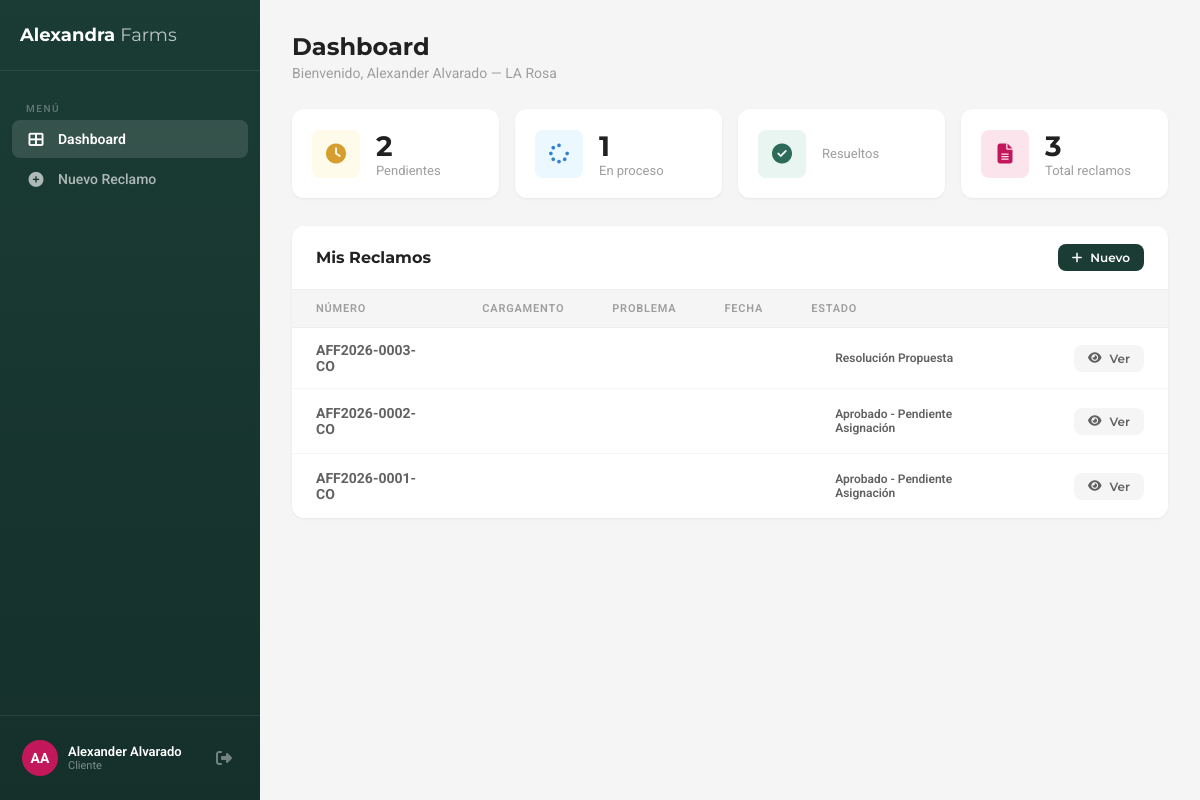
The page /reclamos/ (signed in) on the database as committed earlier.
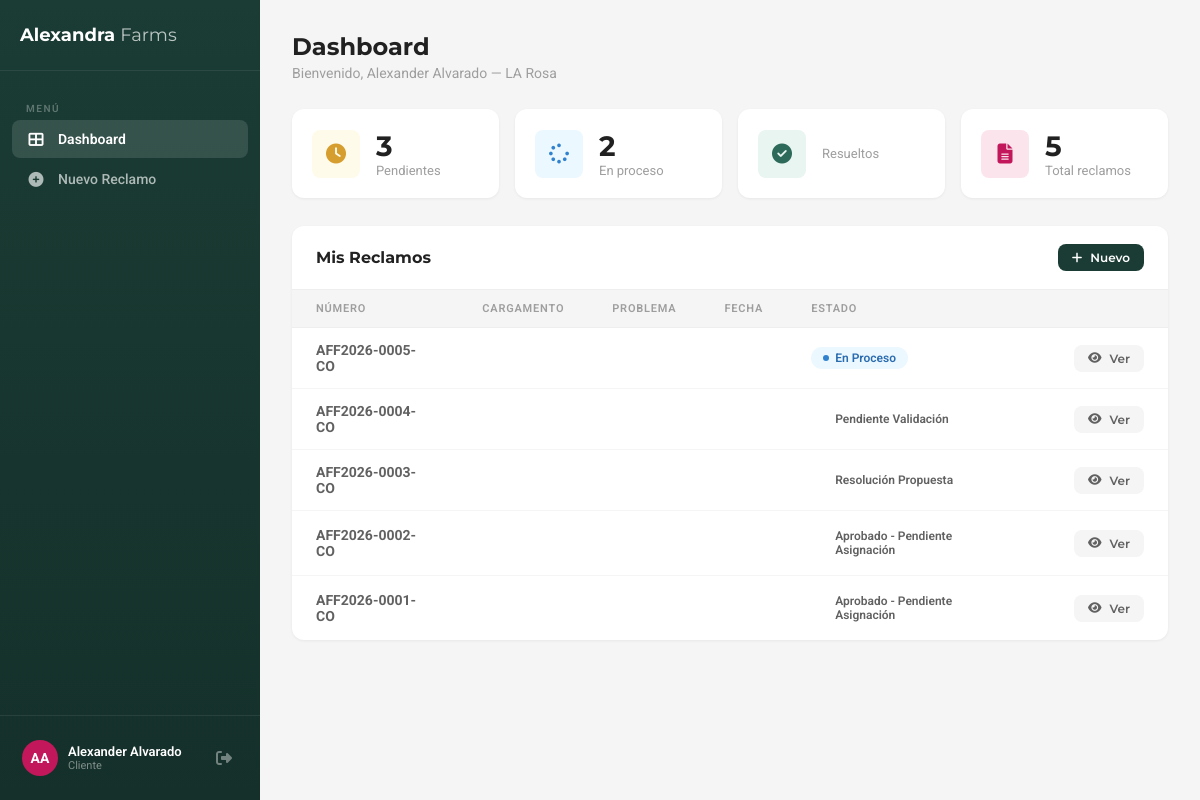
The same page on the database as committed later.
### reclamos/models.py (models this page shows, shortened)
class Reclamo(models.Model):
    ESTADOS = (
        ('pendiente_validacion', _('Pendiente Validación')),
        ('en_validacion', _('En Validación')),
        ('aprobado_pendiente', _('Aprobado - Pendiente Asignación')),
        ('rechazado', _('Rechazado')),
        ('en_proceso', _('En Proceso')),
        ('en_investigacion', _('En Investigación')),
        ('resolucion_propuesta', _('Resolución Propuesta')),
        ('resuelto', _('Resuelto')),
        ('cerrado', _('Cerrado')),
    )
    numero = models.CharField(max_length=25, unique=True, editable=False, verbose_name=_('Número'))
    cliente = models.ForeignKey(Perfil, on_delete=models.CASCADE, related_name='reclamos', verbose_name=_('Cliente'))
    tipo_problema = models.ForeignKey(TipoProblema, on_delete=models.PROTECT, verbose_name=_('Tipo de problema'))
    variedad_rosa = models.CharField(max_length=100, verbose_name=_('Variedad de rosa'))
    numero_guia_master = models.CharField(max_length=100, verbose_name=_('Número de Guía Master'))
    fecha_despacho = models.DateField(verbose_name=_('Fecha de despacho'))
    descripcion = models.TextField(verbose_name=_('Descripción detallada'))
    estado = models.CharField(max_length=25, choices=ESTADOS, default='pendiente_validacion', verbose_name=_('Estado'))
    inspector_calidad = models.ForeignKey(
        Perfil, on_delete=models.SET_NULL, null=True, blank=True,
        related_name='reclamos_inspeccionados', verbose_name=_('Inspector de Calidad')
    )
    motivo_rechazo = models.ForeignKey(
        MotivoRechazo, on_delete=models.SET_NULL, null=True, blank=True,
        verbose_name=_('Motivo de Rechazo')
    )
    observaciones_internas_calidad = models.TextField(blank=True, verbose_name=_('Observaciones Internas (Calidad)'))
    zona_horaria_cliente = models.CharField(max_length=50, default='America/New_York', verbose_name=_('Zona horaria cliente'))
    created_at = models.DateTimeField(auto_now_add=True)
    updated_at = models.DateTimeField(auto_now=True)
    class Meta:
        verbose_name = _('Reclamo')
        verbose_name_plural = _('Reclamos')
        ordering = ['-created_at']
        permissions = [
            ("puede_validar_calidad", "Puede validar reclamos como Control de Calidad"),
            ("puede_ver_gerencia", "Puede ver dashboard gerencial"),
        ]

### cuentas/views.py (the view)
        @login_required
        def wrapper(request, *args, **kwargs):
            try:
                perfil = request.user.perfil
            except Perfil.DoesNotExist:
                logout(request)
                return redirect('login')
            if perfil.must_change_password:
                return redirect('cambiar_password')
            if perfil.role in roles:
                return view_func(request, *args, **kwargs)
            else:
                logout(request)
                messages.error(request, 'sin_permiso')
                return redirect('login')

### cuentas/views.py (called while the page is built)
def role_required(*roles):
    def decorator(view_func):
        @login_required
        def wrapper(request, *args, **kwargs):
            try:
                perfil = request.user.perfil
            except Perfil.DoesNotExist:
                logout(request)
                return redirect('login')
            if perfil.must_change_password:
                return redirect('cambiar_password')
            if perfil.role in roles:
                return view_func(request, *args, **kwargs)
            else:
                logout(request)
                messages.error(request, 'sin_permiso')
                return redirect('login')
        return wrapper
    return decorator

### reclamos/templates/reclamos/dashboard_cliente.html (shortened to what this page needs)
{% extends 'reclamos/base_panel.html' %}
{% block sidebar_nav %}
    <div class="nav-section">Menú</div>
    <a href="{% url 'dashboard_cliente' %}" class="active"><i class="fas fa-th-large"></i> Dashboard</a>
    <a href="{% url 'crear_reclamo' %}"><i class="fas fa-plus-circle"></i> Nuevo Reclamo</a>
{% endblock %}
{% block content %}
    <div class="page-header">
        <h1>Dashboard</h1>
        <p>Bienvenido, {{ request.user.get_full_name }} — {{ perfil.company_name }}</p>
    </div>
    <div class="stats-grid">
        <div class="stat-card">
            <div class="stat-card-icon yellow"><i class="fas fa-clock"></i></div>
            <div><div class="stat-card-value">{{ pendientes }}</div><div class="stat-card-label">Pendientes</div></div>
        </div>
        <div class="stat-card">
            <div class="stat-card-icon blue"><i class="fas fa-spinner"></i></div>
            <div><div class="stat-card-value">{{ en_proceso }}</div><div class="stat-card-label">En proceso</div></div>
        </div>
        <div class="stat-card">
            <div class="stat-card-icon green"><i class="fas fa-check-circle"></i></div>
            <div><div class="stat-card-value">{{ resueltos }}</div><div class="stat-card-label">Resueltos</div></div>
        </div>
        <div class="stat-card">
            <div class="stat-card-icon rose"><i class="fas fa-file-alt"></i></div>
            <div><div class="stat-card-value">{{ reclamos.count }}</div><div class="stat-card-label">Total reclamos</div></div>
        </div>
    </div>
    <div class="table-card">
        <div class="table-card-header">
            <h2>Mis Reclamos</h2>
            <a href="{% url 'crear_reclamo' %}" class="btn btn-primary btn-sm"><i class="fas fa-plus"></i> Nuevo</a>
        </div>
        {% if reclamos %}
        <table>
            <thead>
                <tr>
                    <th>Número</th>
                    <th>Cargamento</th>
                    <th>Problema</th>
                    <th>Fecha</th>
                    <th>Estado</th>
                    <th></th>
                </tr>
            </thead>
            <tbody>
                {% for r in reclamos %}
                <tr>
                    <td><strong>{{ r.numero }}</strong></td>
                    <td>{{ r.numero_cargamento }}</td>
                    <td>{{ r.get_tipo_problema_display }}</td>
                    <td>{{ r.fecha_reclamo|date:"d/m/Y" }}</td>
                    <td>
                        <span class="badge badge-{{ r.estado }}">
                            <span class="badge-dot"></span>
                            {{ r.get_estado_display }}
                        </span>
                    </td>
                    <td><a href="{% url 'detalle_reclamo' r.pk %}" class="btn btn-secondary btn-sm"><i class="fas fa-eye"></i> Ver</a></td>
                </tr>
                {% endfor %}
            </tbody>
        </table>
        {% endif %}
    </div>
{% endblock %}

Rows that differ between the two databases and show on the page:
added Reclamo: numero "AFF2026-0005-CO", estado "En Proceso"
added Reclamo: numero "AFF2026-0004-CO", estado "Pendiente Validación"
Other text that changed with them:
{{ pendientes }}: "2" → "3"
{{ en_proceso }}: "1" → "2"
{{ reclamos.count }}: "3" → "5"
